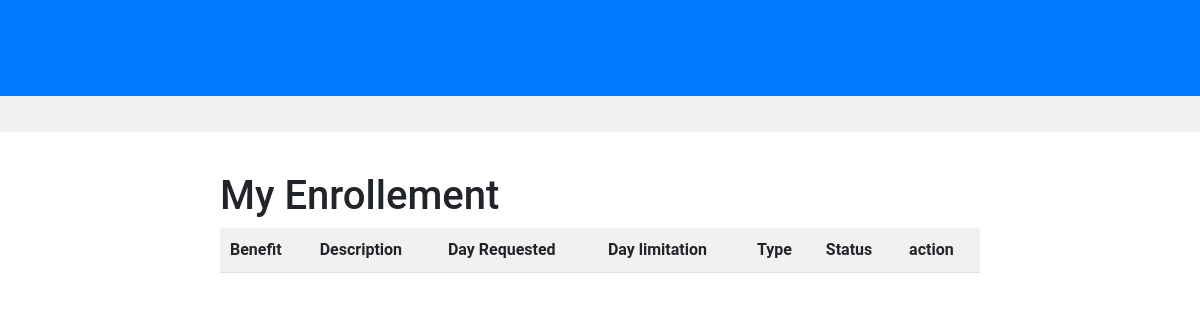
Before: /benefit/myenrol/bsratmulugeta@gmail.com (signed in) with the older database file.
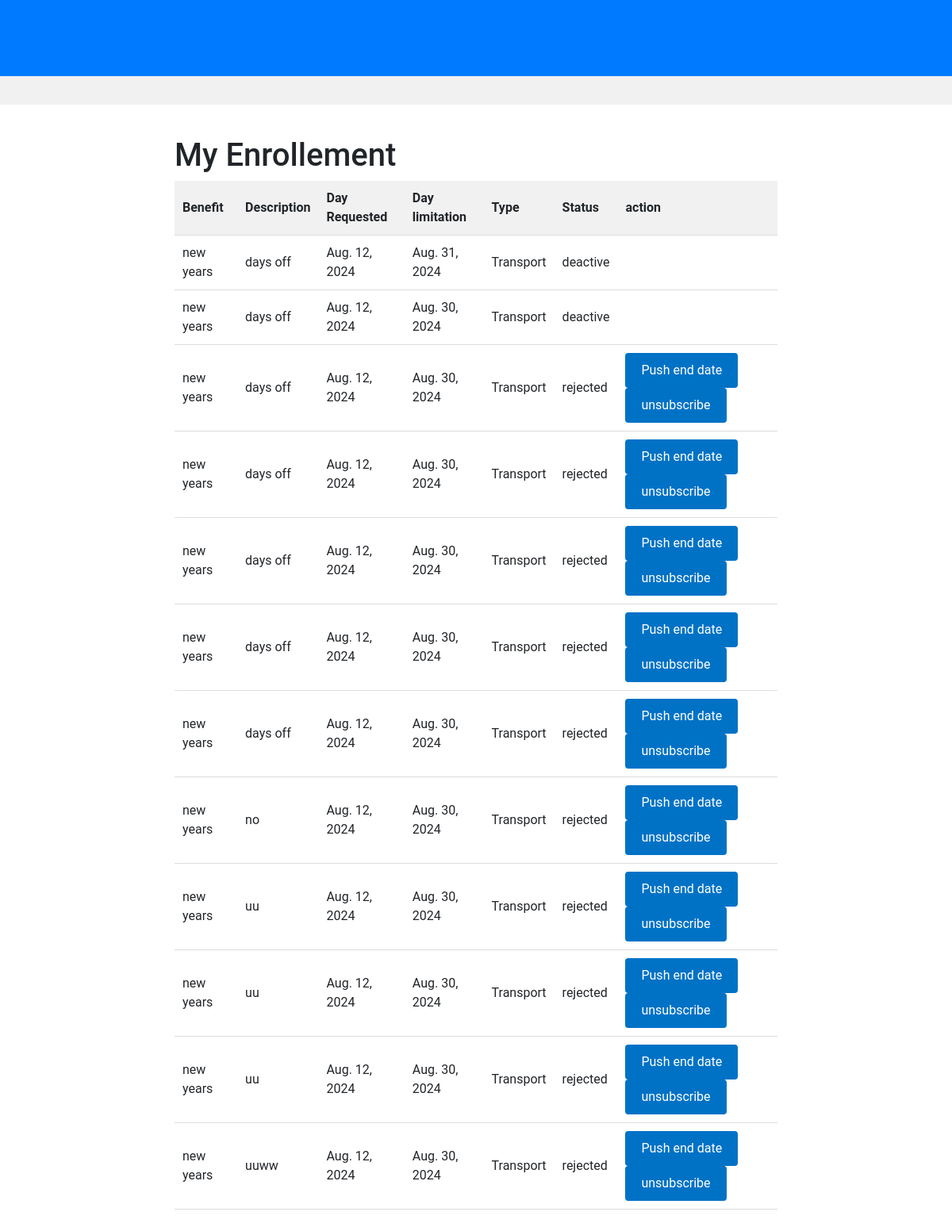
After: the same page with the newer database file.
### benefits/models.py (models this page shows)
class Enrollement(models.Model):
    id = models.AutoField(primary_key=True)
    user = models.EmailField(default="123@gmail.com")
    ename = models.CharField(max_length=200,default="")
    cost = models.IntegerField(default=0)
    bid = models.IntegerField()
    name = models.CharField(max_length=200)
    Request = models.CharField(max_length=200,default="no request")
    expiration_date = models.DateField()
    Request_date = models.DateField(auto_now=True)
    enrollement_date = models.DateField(default="2000-11-11")
    state =  models.CharField(max_length=200,default='no request')
    type =  models.CharField(max_length=200,default="Other")
    detail = models.CharField(max_length=500)

### benefits/views.py (the view, shortened to what this page needs)
# urls.py: path("myenrol/<str:eid>", views.myenroll),
@login_required(login_url="emp_login")
def myenroll(request,eid):
    now = datetime.date.today()
    plan = Enrollement.objects.all()
    em = CustomUser.objects.filter(email=eid).first()
    return render (request , 'benefit/myenrol.html',{'plans':plan,'time':now , 'eid':em.email} )

### templates/benefit/myenrol.html (shortened to what this page needs)
{% extends 'base.html' %}
{% block content %}
{% load static %}
<link rel="stylesheet" href="{% static 'style.css' %}">
  <div class="container">
    <h1>My Enrollement </h1>
    <table>
      <thead>
        <tr>
          <th>Benefit</th>
          <th>Description</th>
          <th>Day Requested</th>
          <th>Day limitation</th>
          <th>Type</th>
          <th>Status</th>
          <th>action</th>
        </tr>
      </thead>
      <tbody>
        {% for p in plans %}
        {% if  p.user == eid  %}
        <tr>
          <td>{{p.name}}</td>
          <td>{{p.detail}}</td>
          <td>{{p.Request_date}}</td>
          <td>{{p.expiration_date}}</td>
          <td>Transport</td>
          {% if p.expiration_date > time%}
          <td>{{p.state}}</td>
          {% else %}
          <td>Benefit outdated</td>
          {% endif %}
          <td>
            {% if p.state != "deactive" %}
            <button class="show-popup-button-push" data-title="{{p.id}}" data-text=" {{p.detail}} ">Push end date</button>
            <button class="show-popup-button" data-title="{{p.id}}" data-text=" {{p.description}}">unsubscribe</button></td>
            {% endif %}
          {% endif %}
        </tr>
        {% endfor %}
      </tbody>
    </table>
  </div>
{% endblock %}

Changed rows visible on the page:
added Enrollement: name "new years", detail "days off", Request_date "Aug. 12, 2024", expiration_date "Aug. 31, 2024", state "deactive"
added Enrollement: name "new years", detail "days off", Request_date "Aug. 12, 2024", expiration_date "Aug. 30, 2024", state "deactive"
added Enrollement: name "new years", detail "days off", Request_date "Aug. 12, 2024", expiration_date "Aug. 30, 2024", state "rejected"
added Enrollement: name "new years", detail "days off", Request_date "Aug. 12, 2024", expiration_date "Aug. 30, 2024", state "rejected"
added Enrollement: name "new years", detail "days off", Request_date "Aug. 12, 2024", expiration_date "Aug. 30, 2024", state "rejected"
added Enrollement: name "new years", detail "days off", Request_date "Aug. 12, 2024", expiration_date "Aug. 30, 2024", state "rejected"
added Enrollement: name "new years", detail "days off", Request_date "Aug. 12, 2024", expiration_date "Aug. 30, 2024", state "rejected"
added Enrollement: name "new years", detail "no", Request_date "Aug. 12, 2024", expiration_date "Aug. 30, 2024", state "rejected"
added Enrollement: name "new years", detail "uu", Request_date "Aug. 12, 2024", expiration_date "Aug. 30, 2024", state "rejected"
added Enrollement: name "new years", detail "uu", Request_date "Aug. 12, 2024", expiration_date "Aug. 30, 2024", state "rejected"
added Enrollement: name "new years", detail "uu", Request_date "Aug. 12, 2024", expiration_date "Aug. 30, 2024", state "rejected"
added Enrollement: name "new years", detail "uuww", Request_date "Aug. 12, 2024", expiration_date "Aug. 30, 2024", state "rejected"
